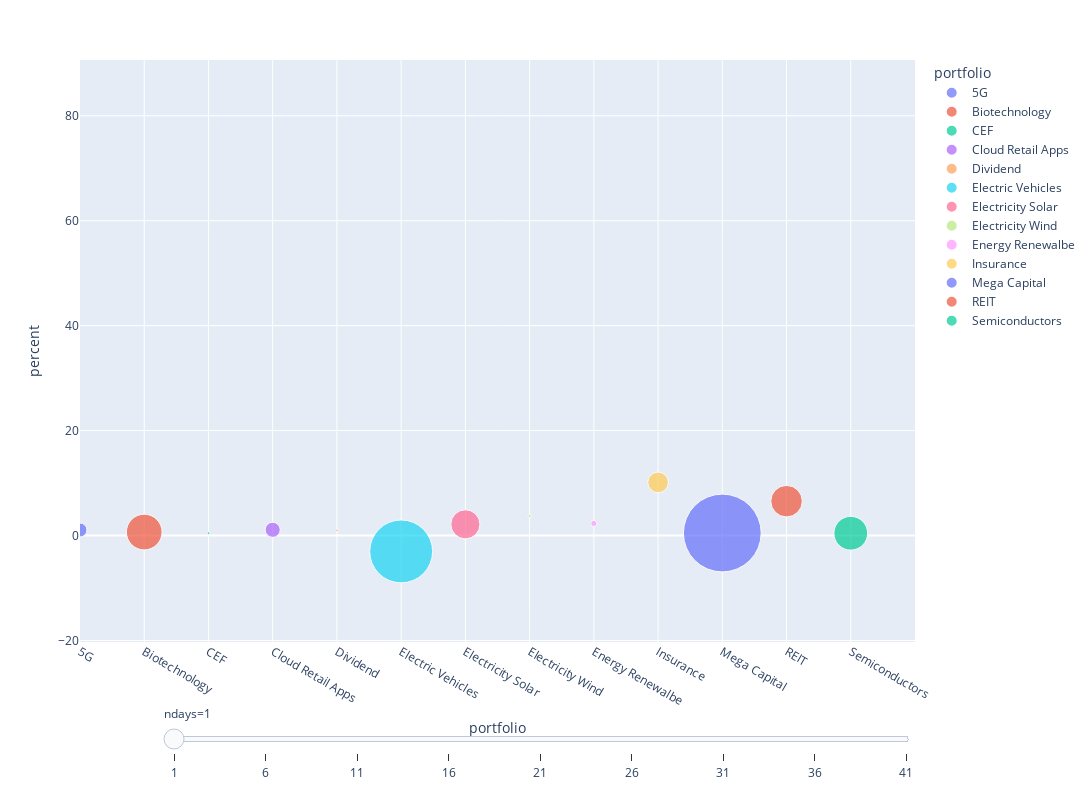

Here is the notebook cell this chart was saved with:
### Code cell
import plotly.express as px
fig = px.scatter(dfa, x="portfolio", y="percent", animation_frame="ndays", animation_group="ndays",
           size="volume", color="portfolio", hover_name="portfolio",
           log_x=False, size_max=55, 
            range_x=[0,len(set(dfa.portfolio.values))], range_y=[min(dfa.percent.values),max(dfa.percent.values)],
            width=1350, height=800)

fig["layout"].pop("updatemenus") # optional, drop animation buttons
fig.show()

### Figure 1 — Plotly figure (JSON) as saved in the notebook; plotly's stock layout.template omitted (floating-point values rounded to 4 significant figures)
{"data": [{"hoverlabel": {"namelength": 0}, "hovertemplate": "<b>%{hovertext}</b><br><br>portfolio=%{x}<br>ndays=1<br>percent=%{y}<br>volume=%{marker.size}", "hovertext": ["5G"], "ids": [1], "legendgroup": "5G", "marker": {"color": "#636efa", "size": [670334], "sizemode": "area", "sizeref": 6829.0, "symbol": "circle"}, "mode": "markers", "name": "5G", "showlegend": true, "type": "scatter", "x": ["5G"], "xaxis": "x", "y": [1.05], "yaxis": "y"}, {"hoverlabel": {"namelength": 0}, "hovertemplate": "<b>%{hovertext}</b><br><br>portfolio=%{x}<br>ndays=1<br>percent=%{y}<br>volume=%{marker.size}", "hovertext": ["Biotechnology"], "ids": [1], "legendgroup": "Biotechnology", "marker": {"color": "#EF553B", "size": [4346686], "sizemode": "area", "sizeref": 6829.0, "symbol": "circle"}, "mode": "markers", "name": "Biotechnology", "showlegend": true, "type": "scatter", "x": ["Biotechnology"], "xaxis": "x", "y": [0.66], "yaxis": "y"}, {"hoverlabel": {"namelength": 0}, "hovertemplate": "<b>%{hovertext}</b><br><br>portfolio=%{x}<br>ndays=1<br>percent=%{y}<br>volume=%{marker.size}", "hovertext": ["CEF"], "ids": [1], "legendgroup": "CEF", "marker": {"color": "#00cc96", "size": [26492], "sizemode": "area", "sizeref": 6829.0, "symbol": "circle"}, "mode": "markers", "name": "CEF", "showlegend": true, "type": "scatter", "x": ["CEF"], "xaxis": "x", "y": [0.45], "yaxis": "y"}, {"hoverlabel": {"namelength": 0}, "hovertemplate": "<b>%{hovertext}</b><br><br>portfolio=%{x}<br>ndays=1<br>percent=%{y}<br>volume=%{marker.size}", "hovertext": ["Cloud Retail Apps"], "ids": [1], "legendgroup": "Cloud Retail Apps", "marker": {"color": "#ab63fa", "size": [776911], "sizemode": "area", "sizeref": 6829.0, "symbol": "circle"}, "mode": "markers", "name": "Cloud Retail Apps", "showlegend": true, "type": "scatter", "x": ["Cloud Retail Apps"], "xaxis": "x", "y": [1.09], "yaxis": "y"}, {"hoverlabel": {"namelength": 0}, "hovertemplate": "<b>%{hovertext}</b><br><br>portfolio=%{x}<br>ndays=1<br>percent=%{y}<br>volume=%{marker.size}", "hovertext": ["Dividend"], "ids": [1], "legendgroup": "Dividend", "marker": {"color": "#FFA15A", "size": [23300.0], "sizemode": "area", "sizeref": 6829.0, "symbol": "circle"}, "mode": "markers", "name": "Dividend", "showlegend": true, "type": "scatter", "x": ["Dividend"], "xaxis": "x", "y": [0.985], "yaxis": "y"}, {"hoverlabel": {"namelength": 0}, "hovertemplate": "<b>%{hovertext}</b><br><br>portfolio=%{x}<br>ndays=1<br>percent=%{y}<br>volume=%{marker.size}", "hovertext": ["Electric Vehicles"], "ids": [1], "legendgroup": "Electric Vehicles", "marker": {"color": "#19d3f3", "size": [13510000.0], "sizemode": "area", "sizeref": 6829.0, "symbol": "circle"}, "mode": "markers", "name": "Electric Vehicles", "showlegend": true, "type": "scatter", "x": ["Electric Vehicles"], "xaxis": "x", "y": [-3.025], "yaxis": "y"}, {"hoverlabel": {"namelength": 0}, "hovertemplate": "<b>%{hovertext}</b><br><br>portfolio=%{x}<br>ndays=1<br>percent=%{y}<br>volume=%{marker.size}", "hovertext": ["Electricity Solar"], "ids": [1], "legendgroup": "Electricity Solar", "marker": {"color": "#FF6692", "size": [2892000.0], "sizemode": "area", "sizeref": 6829.0, "symbol": "circle"}, "mode": "markers", "name": "Electricity Solar", "showlegend": true, "type": "scatter", "x": ["Electricity Solar"], "xaxis": "x", "y": [2.138], "yaxis": "y"}, {"hoverlabel": {"namelength": 0}, "hovertemplate": "<b>%{hovertext}</b><br><br>portfolio=%{x}<br>ndays=1<br>percent=%{y}<br>volume=%{marker.size}", "hovertext": ["Electricity Wind"], "ids": [1], "legendgroup": "Electricity Wind", "marker": {"color": "#B6E880", "size": [38741], "sizemode": "area", "sizeref": 6829.0, "symbol": "circle"}, "mode": "markers", "name": "Electricity Wind", "showlegend": true, "type": "scatter", "x": ["Electricity Wind"], "xaxis": "x", "y": [3.73], "yaxis": "y"}, {"hoverlabel": {"namelength": 0}, "hovertemplate": "<b>%{hovertext}</b><br><br>portfolio=%{x}<br>ndays=1<br>percent=%{y}<br>volume=%{marker.size}", "hovertext": ["Energy Renewalbe"], "ids": [1], "legendgroup": "Energy Renewalbe", "marker": {"color": "#FF97FF", "size": [128533], "sizemode": "area", "sizeref": 6829.0, "symbol": "circle"}, "mode": "markers", "name": "Energy Renewalbe", "showlegend": true, "type": "scatter", "x": ["Energy Renewalbe"], "xaxis": "x", "y": [2.3], "yaxis": "y"}, {"hoverlabel": {"namelength": 0}, "hovertemplate": "<b>%{hovertext}</b><br><br>portfolio=%{x}<br>ndays=1<br>percent=%{y}<br>volume=%{marker.size}", "hovertext": ["Insurance"], "ids": [1], "legendgroup": "Insurance", "marker": {"color": "#FECB52", "size": [1459008], "sizemode": "area", "sizeref": 6829.0, "symbol": "circle"}, "mode": "markers", "name": "Insurance", "showlegend": true, "type": "scatter", "x": ["Insurance"], "xaxis": "x", "y": [10.13], "yaxis": "y"}, {"hoverlabel": {"namelength": 0}, "hovertemplate": "<b>%{hovertext}</b><br><br>portfolio=%{x}<br>ndays=1<br>percent=%{y}<br>volume=%{marker.size}", "hovertext": ["Mega Capital"], "ids": [1], "legendgroup": "Mega Capital", "marker": {"color": "#636efa", "size": [20656810], "sizemode": "area", "sizeref": 6829.0, "symbol": "circle"}, "mode": "markers", "name": "Mega Capital", "showlegend": true, "type": "scatter", "x": ["Mega Capital"], "xaxis": "x", "y": [0.48], "yaxis": "y"}, {"hoverlabel": {"namelength": 0}, "hovertemplate": "<b>%{hovertext}</b><br><br>portfolio=%{x}<br>ndays=1<br>percent=%{y}<br>volume=%{marker.size}", "hovertext": ["REIT"], "ids": [1], "legendgroup": "REIT", "marker": {"color": "#EF553B", "size": [3393063], "sizemode": "area", "sizeref": 6829.0, "symbol": "circle"}, "mode": "markers", "name": "REIT", "showlegend": true, "type": "scatter", "x": ["REIT"], "xaxis": "x", "y": [6.55], "yaxis": "y"}, {"hoverlabel": {"namelength": 0}, "hovertemplate": "<b>%{hovertext}</b><br><br>portfolio=%{x}<br>ndays=1<br>percent=%{y}<br>volume=%{marker.size}", "hovertext": ["Semiconductors"], "ids": [1], "legendgroup": "Semiconductors", "marker": {"color": "#00cc96", "size": [3896000.0], "sizemode": "area", "sizeref": 6829.0, "symbol": "circle"}, "mode": "markers", "name": "Semiconductors", "showlegend": true, "type": "scatter", "x": ["Semiconductors"], "xaxis": "x", "y": [0.4367], "yaxis": "y"}], "layout": {"height": 800, "legend": {"itemsizing": "constant", "title": {"text": "portfolio"}, "tracegroupgap": 0}, "margin": {"t": 60}, "sliders": [{"active": 0, "currentvalue": {"prefix": "ndays="}, "len": 0.9, "pad": {"b": 10, "t": 60}, "steps": [{"args": [["1"], {"frame": {"duration": 0, "redraw": false}, "fromcurrent": true, "mode": "immediate", "transition": {"duration": 0, "easing": "linear"}}], "label": "1", "method": "animate"}, {"args": [["6"], {"frame": {"duration": 0, "redraw": false}, "fromcurrent": true, "mode": "immediate", "transition": {"duration": 0, "easing": "linear"}}], "label": "6", "method": "animate"}, {"args": [["11"], {"frame": {"duration": 0, "redraw": false}, "fromcurrent": true, "mode": "immediate", "transition": {"duration": 0, "easing": "linear"}}], "label": "11", "method": "animate"}, {"args": [["16"], {"frame": {"duration": 0, "redraw": false}, "fromcurrent": true, "mode": "immediate", "transition": {"duration": 0, "easing": "linear"}}], "label": "16", "method": "animate"}, {"args": [["21"], {"frame": {"duration": 0, "redraw": false}, "fromcurrent": true, "mode": "immediate", "transition": {"duration": 0, "easing": "linear"}}], "label": "21", "method": "animate"}, {"args": [["26"], {"frame": {"duration": 0, "redraw": false}, "fromcurrent": true, "mode": "immediate", "transition": {"duration": 0, "easing": "linear"}}], "label": "26", "method": "animate"}, {"args": [["31"], {"frame": {"duration": 0, "redraw": false}, "fromcurrent": true, "mode": "immediate", "transition": {"duration": 0, "easing": "linear"}}], "label": "31", "method": "animate"}, {"args": [["36"], {"frame": {"duration": 0, "redraw": false}, "fromcurrent": true, "mode": "immediate", "transition": {"duration": 0, "easing": "linear"}}], "label": "36", "method": "animate"}, {"args": [["41"], {"frame": {"duration": 0, "redraw": false}, "fromcurrent": true, "mode": "immediate", "transition": {"duration": 0, "easing": "linear"}}], "label": "41", "method": "animate"}], "x": 0.1, "xanchor": "left", "y": 0, "yanchor": "top"}], "width": 1350, "xaxis": {"anchor": "y", "categoryarray": ["5G", "Biotechnology", "CEF", "Cloud Retail Apps", "Dividend", "Electric Vehicles", "Electricity Solar", "Electricity Wind", "Energy Renewalbe", "Insurance", "Mega Capital", "REIT", "Semiconductors"], "categoryorder": "array", "domain": [0, 1], "range": [0, 13], "title": {"text": "portfolio"}}, "yaxis": {"anchor": "x", "domain": [0, 1], "range": [-20.29, 90.62], "title": {"text": "percent"}}}}
